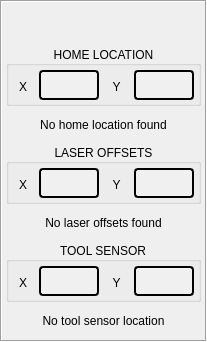
                <widget class="QFrame" name="frm_settings1">
                 <property name="sizePolicy">
                  <sizepolicy hsizetype="Preferred" vsizetype="Preferred">
                   <horstretch>0</horstretch>
                   <verstretch>0</verstretch>
                  </sizepolicy>
                 </property>
                 <property name="maximumSize">
                  <size>
                   <width>16777215</width>
                   <height>16777215</height>
                  </size>
                 </property>
                 <property name="frameShape">
                  <enum>QFrame::Box</enum>
                 </property>
                 <property name="frameShadow">
                  <enum>QFrame::Sunken</enum>
                 </property>
                 <layout class="QVBoxLayout" name="verticalLayout_10">
                  <property name="spacing">
                   <number>4</number>
                  </property>
                  <property name="sizeConstraint">
                   <enum>QLayout::SetDefaultConstraint</enum>
                  </property>
                  <property name="leftMargin">
                   <number>4</number>
                  </property>
                  <property name="topMargin">
                   <number>4</number>
                  </property>
                  <property name="rightMargin">
                   <number>4</number>
                  </property>
                  <property name="bottomMargin">
                   <number>4</number>
                  </property>
                  <item>
                   <spacer name="verticalSpacer_2">
                    <property name="orientation">
                     <enum>Qt::Vertical</enum>
                    </property>
                    <property name="sizeHint" stdset="0">
                     <size>
                      <width>20</width>
                      <height>40</height>
                     </size>
                    </property>
                   </spacer>
                  </item>
                  <item>
                   <widget class="QGroupBox" name="groupBox_home">
                    <property name="enabled">
                     <bool>true</bool>
                    </property>
                    <property name="sizePolicy">
                     <sizepolicy hsizetype="Preferred" vsizetype="Fixed">
                      <horstretch>0</horstretch>
                      <verstretch>0</verstretch>
                     </sizepolicy>
                    </property>
                    <property name="minimumSize">
                     <size>
                      <width>0</width>
                      <height>60</height>
                     </size>
                    </property>
                    <property name="maximumSize">
                     <size>
                      <width>16777215</width>
                      <height>60</height>
                     </size>
                    </property>
                    <property name="title">
                     <string>HOME LOCATION</string>
                    </property>
                    <property name="alignment">
                     <set>Qt::AlignCenter</set>
                    </property>
                    <layout class="QHBoxLayout" name="horizontalLayout_22">
                     <property name="leftMargin">
                      <number>4</number>
                     </property>
                     <property name="topMargin">
                      <number>4</number>
                     </property>
                     <property name="rightMargin">
                      <number>4</number>
                     </property>
                     <property name="bottomMargin">
                      <number>4</number>
                     </property>
                     <item>
                      <widget class="QLabel" name="label_56">
                       <property name="sizePolicy">
                        <sizepolicy hsizetype="Fixed" vsizetype="Fixed">
                         <horstretch>0</horstretch>
                         <verstretch>0</verstretch>
                        </sizepolicy>
                       </property>
                       <property name="minimumSize">
                        <size>
                         <width>20</width>
                         <height>33</height>
                        </size>
                       </property>
                       <property name="maximumSize">
                        <size>
                         <width>20</width>
                         <height>33</height>
                        </size>
                       </property>
                       <property name="text">
                        <string>X</string>
                       </property>
                       <property name="alignment">
                        <set>Qt::AlignCenter</set>
                       </property>
                      </widget>
                     </item>
                     <item>
                      <widget class="QLabel" name="lbl_home_x">
                       <property name="sizePolicy">
                        <sizepolicy hsizetype="Fixed" vsizetype="Fixed">
                         <horstretch>0</horstretch>
                         <verstretch>0</verstretch>
                        </sizepolicy>
                       </property>
                       <property name="minimumSize">
                        <size>
                         <width>60</width>
                         <height>30</height>
                        </size>
                       </property>
                       <property name="maximumSize">
                        <size>
                         <width>60</width>
                         <height>30</height>
                        </size>
                       </property>
                       <property name="styleSheet">
                        <string notr="true">    background: rgb(240, 240, 240);
    border: 2px solid black;
    border-radius: 4px;
    font: 10pt &quot;Lato Heavy&quot;;
    color: black;
</string>
                       </property>
                       <property name="frameShape">
                        <enum>QFrame::Box</enum>
                       </property>
                       <property name="frameShadow">
                        <enum>QFrame::Sunken</enum>
                       </property>
                       <property name="lineWidth">
                        <number>2</number>
                       </property>
                       <property name="text">
                        <string/>
                       </property>
                       <property name="alignment">
                        <set>Qt::AlignCenter</set>
                       </property>
                      </widget>
                     </item>
                     <item>
                      <widget class="QLabel" name="label_58">
                       <property name="sizePolicy">
                        <sizepolicy hsizetype="Fixed" vsizetype="Fixed">
                         <horstretch>0</horstretch>
                         <verstretch>0</verstretch>
                        </sizepolicy>
                       </property>
                       <property name="minimumSize">
                        <size>
                         <width>23</width>
                         <height>33</height>
                        </size>
                       </property>
                       <property name="maximumSize">
                        <size>
                         <width>23</width>
                         <height>33</height>
                        </size>
                       </property>
                       <property name="text">
                        <string>Y</string>
                       </property>
                       <property name="alignment">
                        <set>Qt::AlignCenter</set>
                       </property>
                      </widget>
                     </item>
                     <item>
                      <widget class="QLabel" name="lbl_home_y">
                       <property name="sizePolicy">
                        <sizepolicy hsizetype="Fixed" vsizetype="Fixed">
                         <horstretch>0</horstretch>
                         <verstretch>0</verstretch>
                        </sizepolicy>
                       </property>
                       <property name="minimumSize">
                        <size>
                         <width>60</width>
                         <height>30</height>
                        </size>
                       </property>
                       <property name="maximumSize">
                        <size>
                         <width>60</width>
                         <height>30</height>
                        </size>
                       </property>
                       <property name="styleSheet">
                        <string notr="true">    background: rgb(240, 240, 240);
    border: 2px solid black;
    border-radius: 4px;
    font: 10pt &quot;Lato Heavy&quot;;
    color: black;
</string>
                       </property>
                       <property name="frameShape">
                        <enum>QFrame::Box</enum>
                       </property>
                       <property name="frameShadow">
                        <enum>QFrame::Sunken</enum>
                       </property>
                       <property name="lineWidth">
                        <number>2</number>
                       </property>
                       <property name="text">
                        <string/>
                       </property>
                       <property name="alignment">
                        <set>Qt::AlignCenter</set>
                       </property>
                      </widget>
                     </item>
                    </layout>
                   </widget>
                  </item>
                  <item>
                   <widget class="QLabel" name="lbl_no_home">
                    <property name="sizePolicy">
                     <sizepolicy hsizetype="Preferred" vsizetype="Fixed">
                      <horstretch>0</horstretch>
                      <verstretch>0</verstretch>
                     </sizepolicy>
                    </property>
                    <property name="minimumSize">
                     <size>
                      <width>0</width>
                      <height>30</height>
                     </size>
                    </property>
                    <property name="maximumSize">
                     <size>
                      <width>16777215</width>
                      <height>30</height>
                     </size>
                    </property>
                    <property name="text">
                     <string>No home location found</string>
                    </property>
                    <property name="alignment">
                     <set>Qt::AlignCenter</set>
                    </property>
                   </widget>
                  </item>
                  <item>
                   <widget class="QGroupBox" name="groupBox_laser">
                    <property name="sizePolicy">
                     <sizepolicy hsizetype="Preferred" vsizetype="Fixed">
                      <horstretch>0</horstretch>
                      <verstretch>0</verstretch>
                     </sizepolicy>
                    </property>
                    <property name="minimumSize">
                     <size>
                      <width>0</width>
                      <height>60</height>
                     </size>
                    </property>
                    <property name="maximumSize">
                     <size>
                      <width>16777215</width>
                      <height>60</height>
                     </size>
                    </property>
                    <property name="title">
                     <string>LASER OFFSETS</string>
                    </property>
                    <property name="alignment">
                     <set>Qt::AlignCenter</set>
                    </property>
                    <layout class="QHBoxLayout" name="horizontalLayout_23">
                     <property name="leftMargin">
                      <number>4</number>
                     </property>
                     <property name="topMargin">
                      <number>4</number>
                     </property>
                     <property name="rightMargin">
                      <number>4</number>
                     </property>
                     <property name="bottomMargin">
                      <number>4</number>
                     </property>
                     <item>
                      <widget class="QLabel" name="label_59">
                       <property name="sizePolicy">
                        <sizepolicy hsizetype="Fixed" vsizetype="Fixed">
                         <horstretch>0</horstretch>
                         <verstretch>0</verstretch>
                        </sizepolicy>
                       </property>
                       <property name="minimumSize">
                        <size>
                         <width>20</width>
                         <height>33</height>
                        </size>
                       </property>
                       <property name="maximumSize">
                        <size>
                         <width>20</width>
                         <height>33</height>
                        </size>
                       </property>
                       <property name="text">
                        <string>X</string>
                       </property>
                       <property name="alignment">
                        <set>Qt::AlignCenter</set>
                       </property>
                      </widget>
                     </item>
                     <item>
                      <widget class="QLabel" name="lbl_laser_x">
                       <property name="sizePolicy">
                        <sizepolicy hsizetype="Fixed" vsizetype="Fixed">
                         <horstretch>0</horstretch>
                         <verstretch>0</verstretch>
                        </sizepolicy>
                       </property>
                       <property name="minimumSize">
                        <size>
                         <width>60</width>
                         <height>30</height>
                        </size>
                       </property>
                       <property name="maximumSize">
                        <size>
                         <width>60</width>
                         <height>30</height>
                        </size>
                       </property>
                       <property name="styleSheet">
                        <string notr="true">    background: rgb(240, 240, 240);
    border: 2px solid black;
    border-radius: 4px;
    font: 10pt &quot;Lato Heavy&quot;;
    color: black;
</string>
                       </property>
                       <property name="frameShape">
                        <enum>QFrame::Box</enum>
                       </property>
                       <property name="frameShadow">
                        <enum>QFrame::Sunken</enum>
                       </property>
                       <property name="lineWidth">
                        <number>2</number>
                       </property>
                       <property name="text">
                        <string/>
                       </property>
                       <property name="alignment">
                        <set>Qt::AlignCenter</set>
                       </property>
                      </widget>
                     </item>
                     <item>
                      <widget class="QLabel" name="label_60">
                       <property name="sizePolicy">
                        <sizepolicy hsizetype="Fixed" vsizetype="Fixed">
                         <horstretch>0</horstretch>
                         <verstretch>0</verstretch>
                        </sizepolicy>
                       </property>
                       <property name="minimumSize">
                        <size>
                         <width>23</width>
                         <height>33</height>
                        </size>
                       </property>
                       <property name="maximumSize">
                        <size>
                         <width>23</width>
                         <height>33</height>
                        </size>
                       </property>
                       <property name="text">
                        <string>Y</string>
                       </property>
                       <property name="alignment">
                        <set>Qt::AlignCenter</set>
                       </property>
                      </widget>
                     </item>
                     <item>
                      <widget class="QLabel" name="lbl_laser_y">
                       <property name="sizePolicy">
                        <sizepolicy hsizetype="Fixed" vsizetype="Fixed">
                         <horstretch>0</horstretch>
                         <verstretch>0</verstretch>
                        </sizepolicy>
                       </property>
                       <property name="minimumSize">
                        <size>
                         <width>60</width>
                         <height>30</height>
                        </size>
                       </property>
                       <property name="maximumSize">
                        <size>
                         <width>60</width>
                         <height>30</height>
                        </size>
                       </property>
                       <property name="styleSheet">
                        <string notr="true">    background: rgb(240, 240, 240);
    border: 2px solid black;
    border-radius: 4px;
    font: 10pt &quot;Lato Heavy&quot;;
    color: black;
</string>
                       </property>
                       <property name="frameShape">
                        <enum>QFrame::Box</enum>
                       </property>
                       <property name="frameShadow">
                        <enum>QFrame::Sunken</enum>
                       </property>
                       <property name="lineWidth">
                        <number>2</number>
                       </property>
                       <property name="text">
                        <string/>
                       </property>
                       <property name="alignment">
                        <set>Qt::AlignCenter</set>
                       </property>
                      </widget>
                     </item>
                    </layout>
                   </widget>
                  </item>
                  <item>
                   <widget class="QLabel" name="lbl_no_laser_offsets">
                    <property name="sizePolicy">
                     <sizepolicy hsizetype="Preferred" vsizetype="Fixed">
                      <horstretch>0</horstretch>
                      <verstretch>0</verstretch>
                     </sizepolicy>
                    </property>
                    <property name="minimumSize">
                     <size>
                      <width>0</width>
                      <height>30</height>
                     </size>
                    </property>
                    <property name="maximumSize">
                     <size>
                      <width>16777215</width>
                      <height>30</height>
                     </size>
                    </property>
                    <property name="text">
                     <string>No laser offsets found</string>
                    </property>
                    <property name="alignment">
                     <set>Qt::AlignCenter</set>
                    </property>
                   </widget>
                  </item>
                  <item>
                   <widget class="QGroupBox" name="groupBox_sensor">
                    <property name="sizePolicy">
                     <sizepolicy hsizetype="Preferred" vsizetype="Fixed">
                      <horstretch>0</horstretch>
                      <verstretch>0</verstretch>
                     </sizepolicy>
                    </property>
                    <property name="minimumSize">
                     <size>
                      <width>0</width>
                      <height>60</height>
                     </size>
                    </property>
                    <property name="maximumSize">
                     <size>
                      <width>16777215</width>
                      <height>60</height>
                     </size>
                    </property>
                    <property name="title">
                     <string>TOOL SENSOR</string>
                    </property>
                    <property name="alignment">
                     <set>Qt::AlignCenter</set>
                    </property>
                    <layout class="QHBoxLayout" name="horizontalLayout_19">
                     <property name="leftMargin">
                      <number>4</number>
                     </property>
                     <property name="topMargin">
                      <number>4</number>
                     </property>
                     <property name="rightMargin">
                      <number>4</number>
                     </property>
                     <property name="bottomMargin">
                      <number>4</number>
                     </property>
                     <item>
                      <widget class="QLabel" name="label_55">
                       <property name="sizePolicy">
                        <sizepolicy hsizetype="Fixed" vsizetype="Fixed">
                         <horstretch>0</horstretch>
                         <verstretch>0</verstretch>
                        </sizepolicy>
                       </property>
                       <property name="minimumSize">
                        <size>
                         <width>20</width>
                         <height>33</height>
                        </size>
                       </property>
                       <property name="maximumSize">
                        <size>
                         <width>20</width>
                         <height>33</height>
                        </size>
                       </property>
                       <property name="styleSheet">
                        <string notr="true"/>
                       </property>
                       <property name="text">
                        <string>X</string>
                       </property>
                       <property name="alignment">
                        <set>Qt::AlignCenter</set>
                       </property>
                      </widget>
                     </item>
                     <item>
                      <widget class="QLabel" name="lbl_sensor_x">
                       <property name="sizePolicy">
                        <sizepolicy hsizetype="Fixed" vsizetype="Fixed">
                         <horstretch>0</horstretch>
                         <verstretch>0</verstretch>
                        </sizepolicy>
                       </property>
                       <property name="minimumSize">
                        <size>
                         <width>60</width>
                         <height>30</height>
                        </size>
                       </property>
                       <property name="maximumSize">
                        <size>
                         <width>60</width>
                         <height>30</height>
                        </size>
                       </property>
                       <property name="styleSheet">
                        <string notr="true">    background: rgb(240, 240, 240);
    border: 2px solid black;
    border-radius: 4px;
    font: 10pt &quot;Lato Heavy&quot;;
    color: black;
</string>
                       </property>
                       <property name="frameShape">
                        <enum>QFrame::Box</enum>
                       </property>
                       <property name="frameShadow">
                        <enum>QFrame::Sunken</enum>
                       </property>
                       <property name="lineWidth">
                        <number>2</number>
                       </property>
                       <property name="text">
                        <string/>
                       </property>
                       <property name="alignment">
                        <set>Qt::AlignCenter</set>
                       </property>
                      </widget>
                     </item>
                     <item>
                      <widget class="QLabel" name="label_57">
                       <property name="sizePolicy">
                        <sizepolicy hsizetype="Fixed" vsizetype="Fixed">
                         <horstretch>0</horstretch>
                         <verstretch>0</verstretch>
                        </sizepolicy>
                       </property>
                       <property name="minimumSize">
                        <size>
                         <width>23</width>
                         <height>33</height>
                        </size>
                       </property>
                       <property name="maximumSize">
                        <size>
                         <width>23</width>
                         <height>33</height>
                        </size>
                       </property>
                       <property name="text">
                        <string>Y</string>
                       </property>
                       <property name="alignment">
                        <set>Qt::AlignCenter</set>
                       </property>
                      </widget>
                     </item>
                     <item>
                      <widget class="QLabel" name="lbl_sensor_y">
                       <property name="sizePolicy">
                        <sizepolicy hsizetype="Fixed" vsizetype="Fixed">
                         <horstretch>0</horstretch>
                         <verstretch>0</verstretch>
                        </sizepolicy>
                       </property>
                       <property name="minimumSize">
                        <size>
                         <width>60</width>
                         <height>30</height>
                        </size>
                       </property>
                       <property name="maximumSize">
                        <size>
                         <width>60</width>
                         <height>30</height>
                        </size>
                       </property>
                       <property name="styleSheet">
                        <string notr="true">    background: rgb(240, 240, 240);
    border: 2px solid black;
    border-radius: 4px;
    font: 10pt &quot;Lato Heavy&quot;;
    color: black;
</string>
                       </property>
                       <property name="frameShape">
                        <enum>QFrame::Box</enum>
                       </property>
                       <property name="frameShadow">
                        <enum>QFrame::Sunken</enum>
                       </property>
                       <property name="lineWidth">
                        <number>2</number>
                       </property>
                       <property name="text">
                        <string/>
                       </property>
                       <property name="alignment">
                        <set>Qt::AlignCenter</set>
                       </property>
                      </widget>
                     </item>
                    </layout>
                   </widget>
                  </item>
                  <item>
                   <widget class="QLabel" name="lbl_no_toolsensor">
                    <property name="sizePolicy">
                     <sizepolicy hsizetype="Preferred" vsizetype="Fixed">
                      <horstretch>0</horstretch>
                      <verstretch>0</verstretch>
                     </sizepolicy>
                    </property>
                    <property name="minimumSize">
                     <size>
                      <width>0</width>
                      <height>30</height>
                     </size>
                    </property>
                    <property name="baseSize">
                     <size>
                      <width>0</width>
                      <height>30</height>
                     </size>
                    </property>
                    <property name="text">
                     <string>No tool sensor location</string>
                    </property>
                    <property name="alignment">
                     <set>Qt::AlignCenter</set>
                    </property>
                   </widget>
                  </item>
                 </layout>
                </widget>
